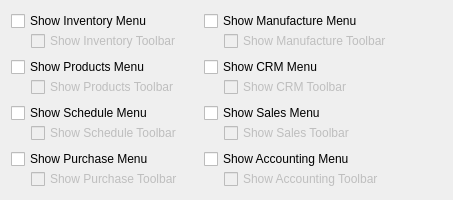
       <widget class="QWidget" name="_menu">
        <attribute name="title">
         <string>Menu</string>
        </attribute>
        <layout class="QGridLayout">
         <item row="0" column="0">
          <layout class="QVBoxLayout">
           <property name="spacing">
            <number>0</number>
           </property>
           <item>
            <widget class="QCheckBox" name="_inventoryMenu">
             <property name="text">
              <string>Show Inventory Menu</string>
             </property>
            </widget>
           </item>
           <item>
            <layout class="QHBoxLayout">
             <property name="spacing">
              <number>5</number>
             </property>
             <item>
              <spacer>
               <property name="orientation">
                <enum>Qt::Horizontal</enum>
               </property>
               <property name="sizeType">
                <enum>QSizePolicy::Fixed</enum>
               </property>
               <property name="sizeHint" stdset="0">
                <size>
                 <width>20</width>
                 <height>20</height>
                </size>
               </property>
              </spacer>
             </item>
             <item>
              <widget class="QCheckBox" name="_inventoryToolbar">
               <property name="enabled">
                <bool>false</bool>
               </property>
               <property name="text">
                <string>Show Inventory Toolbar</string>
               </property>
              </widget>
             </item>
            </layout>
           </item>
          </layout>
         </item>
         <item row="0" column="1">
          <layout class="QVBoxLayout">
           <property name="spacing">
            <number>0</number>
           </property>
           <item>
            <widget class="QCheckBox" name="_manufactureMenu">
             <property name="text">
              <string>Show Manufacture Menu</string>
             </property>
            </widget>
           </item>
           <item>
            <layout class="QHBoxLayout">
             <property name="spacing">
              <number>5</number>
             </property>
             <item>
              <spacer>
               <property name="orientation">
                <enum>Qt::Horizontal</enum>
               </property>
               <property name="sizeType">
                <enum>QSizePolicy::Fixed</enum>
               </property>
               <property name="sizeHint" stdset="0">
                <size>
                 <width>20</width>
                 <height>20</height>
                </size>
               </property>
              </spacer>
             </item>
             <item>
              <widget class="QCheckBox" name="_manufactureToolbar">
               <property name="enabled">
                <bool>false</bool>
               </property>
               <property name="text">
                <string>Show Manufacture Toolbar</string>
               </property>
              </widget>
             </item>
            </layout>
           </item>
          </layout>
         </item>
         <item row="0" column="2" rowspan="5">
          <spacer>
           <property name="orientation">
            <enum>Qt::Horizontal</enum>
           </property>
           <property name="sizeType">
            <enum>QSizePolicy::Expanding</enum>
           </property>
           <property name="sizeHint" stdset="0">
            <size>
             <width>50</width>
             <height>20</height>
            </size>
           </property>
          </spacer>
         </item>
         <item row="1" column="0">
          <layout class="QVBoxLayout">
           <property name="spacing">
            <number>0</number>
           </property>
           <item>
            <widget class="QCheckBox" name="_productsMenu">
             <property name="text">
              <string>Show Products Menu</string>
             </property>
            </widget>
           </item>
           <item>
            <layout class="QHBoxLayout">
             <property name="spacing">
              <number>5</number>
             </property>
             <item>
              <spacer>
               <property name="orientation">
                <enum>Qt::Horizontal</enum>
               </property>
               <property name="sizeType">
                <enum>QSizePolicy::Fixed</enum>
               </property>
               <property name="sizeHint" stdset="0">
                <size>
                 <width>20</width>
                 <height>20</height>
                </size>
               </property>
              </spacer>
             </item>
             <item>
              <widget class="QCheckBox" name="_productsToolbar">
               <property name="enabled">
                <bool>false</bool>
               </property>
               <property name="text">
                <string>Show Products Toolbar</string>
               </property>
              </widget>
             </item>
            </layout>
           </item>
          </layout>
         </item>
         <item row="1" column="1">
          <layout class="QVBoxLayout">
           <property name="spacing">
            <number>0</number>
           </property>
           <item>
            <widget class="QCheckBox" name="_crmMenu2">
             <property name="text">
              <string>Show CRM Menu</string>
             </property>
            </widget>
           </item>
           <item>
            <layout class="QHBoxLayout">
             <property name="spacing">
              <number>5</number>
             </property>
             <item>
              <spacer>
               <property name="orientation">
                <enum>Qt::Horizontal</enum>
               </property>
               <property name="sizeType">
                <enum>QSizePolicy::Fixed</enum>
               </property>
               <property name="sizeHint" stdset="0">
                <size>
                 <width>20</width>
                 <height>20</height>
                </size>
               </property>
              </spacer>
             </item>
             <item>
              <widget class="QCheckBox" name="_crmToolbar2">
               <property name="enabled">
                <bool>false</bool>
               </property>
               <property name="text">
                <string>Show CRM Toolbar</string>
               </property>
              </widget>
             </item>
            </layout>
           </item>
          </layout>
         </item>
         <item row="2" column="0">
          <layout class="QVBoxLayout">
           <property name="spacing">
            <number>0</number>
           </property>
           <item>
            <widget class="QCheckBox" name="_scheduleMenu">
             <property name="text">
              <string>Show Schedule Menu</string>
             </property>
            </widget>
           </item>
           <item>
            <layout class="QHBoxLayout">
             <property name="spacing">
              <number>5</number>
             </property>
             <item>
              <spacer>
               <property name="orientation">
                <enum>Qt::Horizontal</enum>
               </property>
               <property name="sizeType">
                <enum>QSizePolicy::Fixed</enum>
               </property>
               <property name="sizeHint" stdset="0">
                <size>
                 <width>20</width>
                 <height>0</height>
                </size>
               </property>
              </spacer>
             </item>
             <item>
              <widget class="QCheckBox" name="_scheduleToolbar">
               <property name="enabled">
                <bool>false</bool>
               </property>
               <property name="text">
                <string>Show Schedule Toolbar</string>
               </property>
              </widget>
             </item>
            </layout>
           </item>
          </layout>
         </item>
         <item row="2" column="1">
          <layout class="QVBoxLayout">
           <property name="spacing">
            <number>0</number>
           </property>
           <item>
            <widget class="QCheckBox" name="_salesMenu">
             <property name="text">
              <string>Show Sales Menu</string>
             </property>
            </widget>
           </item>
           <item>
            <layout class="QHBoxLayout">
             <property name="spacing">
              <number>5</number>
             </property>
             <item>
              <spacer>
               <property name="orientation">
                <enum>Qt::Horizontal</enum>
               </property>
               <property name="sizeType">
                <enum>QSizePolicy::Fixed</enum>
               </property>
               <property name="sizeHint" stdset="0">
                <size>
                 <width>20</width>
                 <height>20</height>
                </size>
               </property>
              </spacer>
             </item>
             <item>
              <widget class="QCheckBox" name="_salesToolbar">
               <property name="enabled">
                <bool>false</bool>
               </property>
               <property name="text">
                <string>Show Sales Toolbar</string>
               </property>
              </widget>
             </item>
            </layout>
           </item>
          </layout>
         </item>
         <item row="3" column="0">
          <layout class="QVBoxLayout">
           <property name="spacing">
            <number>0</number>
           </property>
           <item>
            <widget class="QCheckBox" name="_purchaseMenu">
             <property name="text">
              <string>Show Purchase Menu</string>
             </property>
            </widget>
           </item>
           <item>
            <layout class="QHBoxLayout">
             <property name="spacing">
              <number>5</number>
             </property>
             <item>
              <spacer>
               <property name="orientation">
                <enum>Qt::Horizontal</enum>
               </property>
               <property name="sizeType">
                <enum>QSizePolicy::Fixed</enum>
               </property>
               <property name="sizeHint" stdset="0">
                <size>
                 <width>20</width>
                 <height>20</height>
                </size>
               </property>
              </spacer>
             </item>
             <item>
              <widget class="QCheckBox" name="_purchaseToolbar">
               <property name="enabled">
                <bool>false</bool>
               </property>
               <property name="text">
                <string>Show Purchase Toolbar</string>
               </property>
              </widget>
             </item>
            </layout>
           </item>
          </layout>
         </item>
         <item row="3" column="1">
          <layout class="QVBoxLayout">
           <property name="spacing">
            <number>0</number>
           </property>
           <item>
            <widget class="QCheckBox" name="_accountingMenu">
             <property name="text">
              <string>Show Accounting Menu</string>
             </property>
            </widget>
           </item>
           <item>
            <layout class="QHBoxLayout">
             <property name="spacing">
              <number>5</number>
             </property>
             <item>
              <spacer>
               <property name="orientation">
                <enum>Qt::Horizontal</enum>
               </property>
               <property name="sizeType">
                <enum>QSizePolicy::Fixed</enum>
               </property>
               <property name="sizeHint" stdset="0">
                <size>
                 <width>20</width>
                 <height>20</height>
                </size>
               </property>
              </spacer>
             </item>
             <item>
              <widget class="QCheckBox" name="_accountingToolbar">
               <property name="enabled">
                <bool>false</bool>
               </property>
               <property name="text">
                <string>Show Accounting Toolbar</string>
               </property>
              </widget>
             </item>
            </layout>
           </item>
          </layout>
         </item>
         <item row="4" column="0" colspan="2">
          <spacer>
           <property name="orientation">
            <enum>Qt::Vertical</enum>
           </property>
           <property name="sizeHint" stdset="0">
            <size>
             <width>381</width>
             <height>0</height>
            </size>
           </property>
          </spacer>
         </item>
        </layout>
       </widget>
